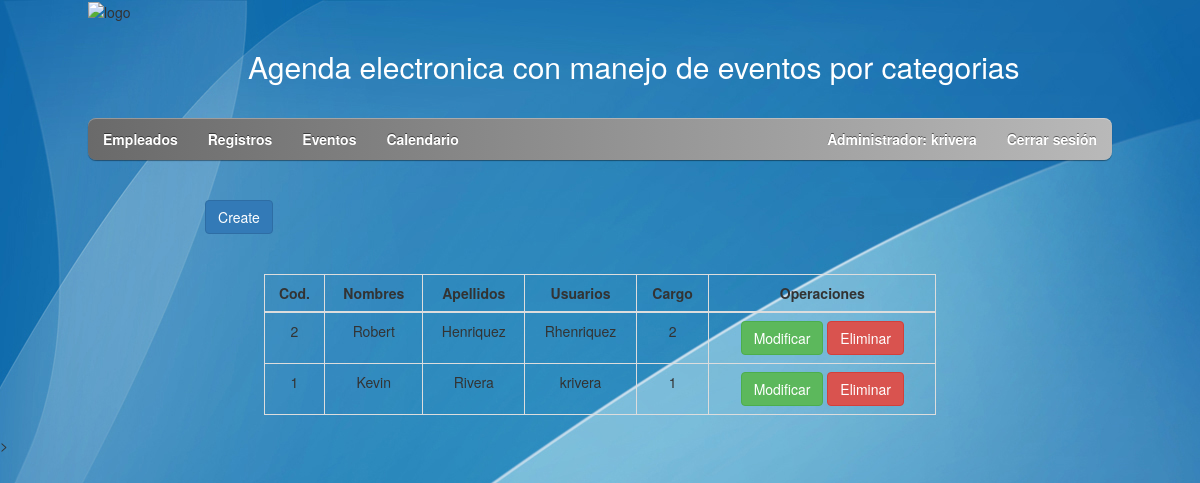
The app's page /Administrador/Empleados.php (signed in) with its own data.
### tables this page shows
CREATE TABLE IF NOT EXISTS `Empleados` (
  `idEmpleados` INT NOT NULL AUTO_INCREMENT,
  `Nombres` VARCHAR(75) NOT NULL,
  `Apellidos` VARCHAR(75) NOT NULL,
  `Usuarios` VARCHAR(20) NOT NULL,
  `Password` VARCHAR(100) NOT NULL,
  `idCargo` INT NOT NULL,
  PRIMARY KEY (`idEmpleados`),
  INDEX `idCargo_idx` (`idCargo` ASC),
  CONSTRAINT `idCargo`
    FOREIGN KEY (`idCargo`)
    REFERENCES `Cargo` (`idCargo`)
    ON DELETE NO ACTION
    ON UPDATE NO ACTION);

### includes/user.php (called while the page is built, shortened)
<?php
include_once 'db.php';
class User extends DB{
    private $username;
    public function setUser($user){
        $query = $this->connect()->prepare('SELECT * FROM empleados WHERE Usuarios = :user');
        $query->execute(['user' => $user]);
        foreach ($query as $currentUser) {
            $this->username = $currentUser['Usuarios'];
        }
    }
    public function getUsername(){
        return $this->username;
    }
}
?>

### includes/db.php (called while the page is built)
<?php
class DB{
	private $host;
	private $db;
	private $user;
	private $password;
	private $charset;
	public function __construct(){
		 $this->host = 'localhost';
		 $this->db = 'gestoreventos';
		 $this->user = 'root';
		 $this->password = '';
		 $this->charset = 'utf8mb4';
	}
	function connect(){
        try{
            $connection = "mysql:host=" . $this->host . ";dbname=" . $this->db . ";charset=" . $this->charset;
            $options = [
                PDO::ATTR_ERRMODE => PDO::ERRMODE_EXCEPTION,
                PDO::ATTR_EMULATE_PREPARES => false,
            ];
            $pdo = new PDO($connection, $this->user, $this->password, $options);
            return $pdo;
        }catch(PDOException $e){
            print_r('Error connection: ' . $e->getMessage());
        }
    }
}
?>

### Administrador/Empleados.php (the view, shortened to what this page needs)
<!DOCTYPE html>
<html lang="es">
<head>
    <link rel="stylesheet" type="text/css" href="../css/style.css"/>
    <link rel="stylesheet" href="css/bootstrap.min.css">
</head>
<body>
    <div class="content">
        <div id="pagewrap">
            <?php
                $datosSesionAdministrador = new datosSesionAdministrador();
                $datosSesionAdministrador->setPagina("Empleados");
                $datosSesionAdministrador::insertarDatos($datosSesionAdministrador->getPagina());
            ?>
        <br><br>
        <div class="row">
            <div class="col-offset-2 col-md-8">
                <div class="row">
                    <div class="col-md-offset-2 col-md-8">
                        <a href="create.php" class="btn btn-primary">Create</a>
                    </div>
                </div>
            </div>
        </div>
        <br>  <br>
        <div class="row">
            <div class="col-md-offset-2 col-md-8">
                <table class="table table-bordered">
                    <thead>
                        <tr>
                            <th class="text-center">Cod.</th>
                            <th class="text-center">Nombres</th>
                            <th class="text-center">Apellidos</th>
                            <th class="text-center">Usuarios</th>
                            <th class="text-center">Cargo</th>
                            <th class="text-center">Operaciones</th>
                        </tr>
                    </thead>
                    <tbody>
                        <?php
                            $pdocn = Database::connect();
                            $sql = ('SELECT * FROM empleados ORDER BY idEmpleados DESC');
                            foreach ($pdocn->query($sql) as $row){
                          echo '<tr>
                                        <td class="text-center">'.$row["idEmpleados"].'</td>
                                        <td class="text-center">'.$row["Nombres"].'</td>
                                        <td class="text-center">'.$row["Apellidos"].'</td>
                                        <td class="text-center">'.$row["Usuarios"].'</td>
                                        <td class="text-center">'.$row["idCargo"].'</td>
                                        <td class="text-center">
                                        <a href="update.php?id='.$row["idEmpleados"].'" class="btn btn-success">Modificar</a>
                                        <a href="delete.php?id='.$row["idEmpleados"].'" class="btn btn-danger">Eliminar</a>
                                        </td>
                                </tr>';
                            }
                        ?>
                    </tbody>
                </table>
            </div>
        </div>
    </div>>
    </div>
</body>
</html>

### Modulos_generales/nav.inc.Administrador.php
<?php
	$listitems = "";
	$listitems .= "	<header id=\"header\">";
	$listitems .= " <hgroup>";
	$listitems .= "	<img src=\"../img/logo.png\" id=\"logo\" alt=\"logo\">";
	$listitems .= "	<h2 id=\"site-description\">Agenda electronica con manejo de eventos por categorias</h2>";
	$listitems .= " </hgroup>";
	$listitems .= "<nav>";
	$listitems .= "<ul id=\"main-nav\" class=\"clearfix\">";
	$menuopciones = array(
		"Empleados.php" => "Empleados",
		"Registro.php" => "Registros",
		"Eventos.php" => "Eventos",
		"Calendario.php" => "Calendario"
	);
	foreach ($menuopciones as $enlace => $nombre) {
		$listitems .= "<li><a href='".$enlace."'>".$nombre."</a></li>";
	}
	$listitems .= "<li style=\"float:right\">";
	$listitems .=    "<a href=\"../includes/logout.php\">Cerrar sesión</a>";
	$listitems .= "</li>";
	$listitems .= "<li style=\"float:right\">";
	$listitems .=  "<a id = 'usuario' name = 'usuario'> Administrador: ".$user->getUsername()."</a>";
	$listitems .= "</li>";
	$listitems .= "</ul>";
	$listitems .= "</nav>";
	$listitems .= "</header>";
	echo $listitems;
?>

### css/style.css (style rules this page uses)
html, body, address, blockquote, div, dl, form, h1, h2, h3, h4, h5, h6, ol, p, pre, table, ul, dd, dt, li, tbody, td, tfoot, th, thead, tr, button, del, ins, map, object, a, abbr, acronym, b, bdo, big, br, cite, code, dfn, em, i, img, kbd, q, samp, small, span, strong, sub, sup, tt, var, legend, fieldset { margin: 0; padding: 0; }
img, fieldset { border: 0; }
article, aside, details, figcaption, footer, header, hgroup, menu, nav, section { display: block; margin: 0; }
body { background: #0d1424 url(../img/bg-blue.jpg) repeat center top; font: .81em/150% Arial, Helvetica, sans-serif; color: #666; }
a { color: #026acb; text-decoration: none; outline: none; }
ul, ol { margin: 1em 0 1.4em 24px; padding: 0; line-height: 140%; }
li { margin: 0 0 .5em 0; padding: 0; }
h1, h2, h3, h4, h5, h6 { line-height: 1.4em; margin: 20px 0 .4em; color: #000; text-align: center; }
h2 { font-size: 1.6em; }
#pagewrap { width: 1024px; margin: 0 auto; }
#header { position: relative; height: 160px; }
#site-description { color: #FFFFFF; left: 160px; position: absolute; top: 30px; }
#main-nav { width: 100%; background: #ccc; margin: 0; padding: 0; position: absolute; left: 0; bottom: 0; z-index: 100; background: #6a6a6a url(../img/nav-bar-bg.png) repeat-x; background: -webkit-gradient(linear, left top, left bottom, from(#b9b9b9), to(#6a6a6a)); background: -moz-linear-gradient(top, #b9b9b9, #6a6a6a); background: linear-gradient(-90deg, #b9b9b9, #6a6a6a); -webkit-border-radius: 8px; -moz-border-radius: 8px; -o-border-radius: 8px; -ms-border-radius: 8px; border-radius: 8px; behavior: url(htc/border-radius.htc); -webkit-box-shadow: inset 0 1px 0 rgba(255,255,255,.3), 0 1px 1px rgba(0,0,0,.4); -moz-box-shadow: inset 0 1px 0 rgba(255,255,255,.3), 0 1px 1px rgba(0,0,0,.4); box-shadow: inset 0 1px 0 rgba(255,255,255,.3), 0 1px 1px rgba(0,0,0,.4); }
#main-nav li { margin: 0; padding: 0; list-style: none; float: left; position: relative; }
#main-nav a { line-height: 100%; font-weight: bold; color: #fff; display: block; padding: 14px 15px; text-decoration: none; text-shadow: 0 -1px 0 rgba(0,0,0,.5); }
.clearfix:after { visibility: hidden; display: block; font-size: 0; content: " "; clear: both; height: 0; }
.clearfix { display: inline-block; }
.clearfix { display: block; zoom: 1; }

### records on screen
empleados: Usuarios "krivera", idEmpleados "1", Nombres "Kevin", Apellidos "Rivera", idCargo "1"
empleados: idEmpleados "2", Nombres "Robert", Apellidos "Henriquez", Usuarios "Rhenriquez", idCargo "2"

### other values on screen
$nombre "Empleados"
$nombre "Registros"
$nombre "Eventos"
$nombre "Calendario"
